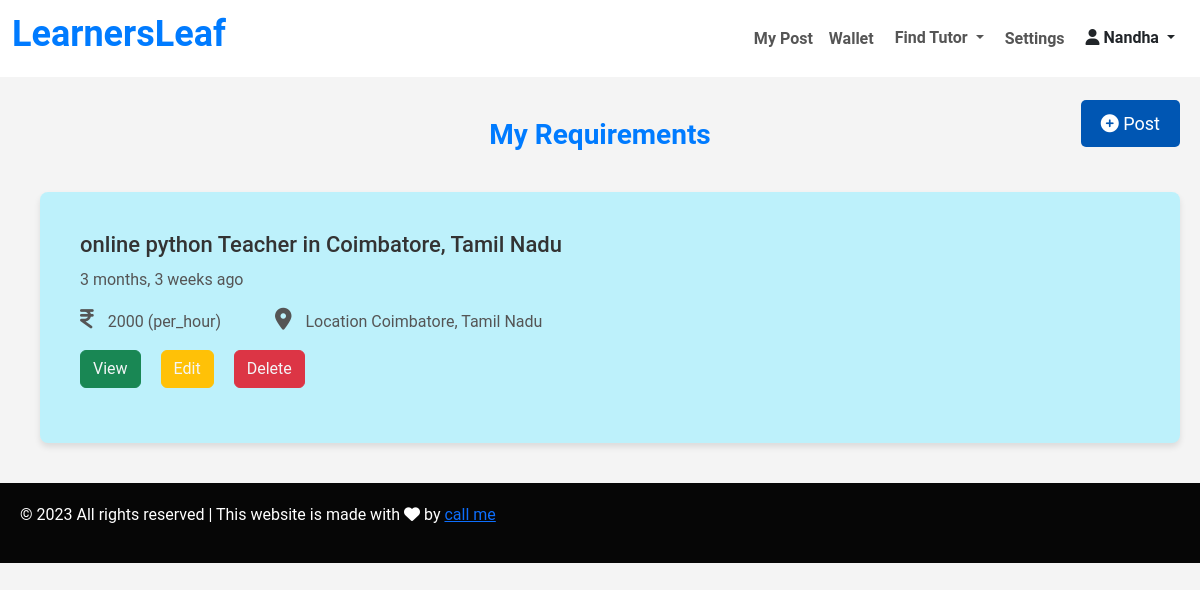
Page /myposts/nandhakumar.2001830@gmail.com/ on the earlier database version.
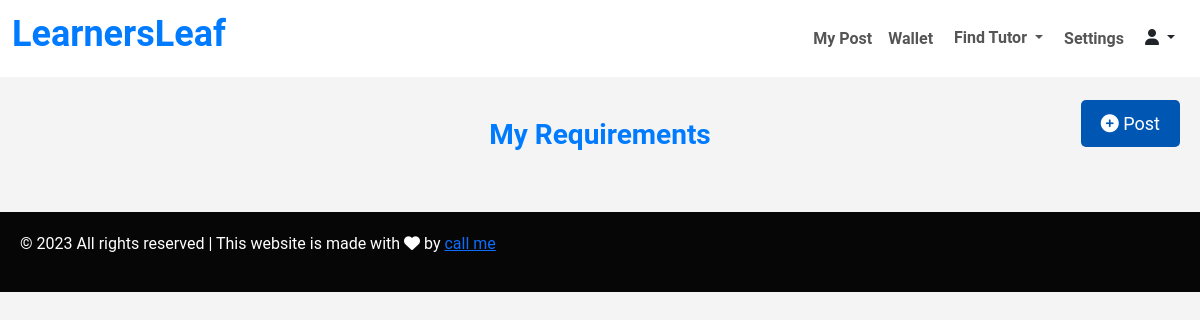
Same page on the later database version.
### kovai_app/models.py (models this page shows)
class TutorRequest(models.Model):
    id = models.AutoField(primary_key=True)
    name = models.CharField(max_length=100,null=True,blank=True)
    email = models.EmailField()
    location = models.CharField(max_length=255)
    phone = models.CharField(max_length=15)
    w_number = models.CharField(max_length=15,null=True,blank=True)
    password= models.CharField(max_length=100,null=True,blank=True)
    coin=models.IntegerField(null=True, blank=True)
    mobile_otp=models.IntegerField(null=True, blank=True)
    gender=models.CharField(max_length=100,null=True,blank=True)

class Requestpost(models.Model):
    email = models.EmailField(null=True, blank=True)
    classes = models.CharField(max_length=225, null=True, blank=True)
    curriculum= models.CharField(max_length=20,  null=True, blank=True)
    dyr = models.TextField(verbose_name="Details of your requirement",null=True, blank=True)
    dates = models.DateTimeField(default=timezone.now)
    subject = models.CharField(max_length=255,null=False, blank=False)
    two_subject = models.CharField(max_length=255, null=True, blank=True)
    three_subject = models.CharField(max_length=255, null=True, blank=True)
    four_subject = models.CharField(max_length=255, null=True, blank=True)
    five_subject = models.CharField(max_length=255, null=True, blank=True)
    i_want = models.CharField(max_length=50, choices=[
        ("tutoring", "Tutoring"),
        ("assignment_help", "Assignment Help")
    ],null=False, blank=False)
    imagess = models.ImageField(upload_to='images/',null=True,blank=True)
    meeting_option = models.CharField(max_length=255, null=True,blank=True)
    budget = models.CharField(max_length=255)
    budget_need = models.CharField(max_length=50, choices=[
        ("per_hour", "per hour"),
        ("per_day", "per day"),
        ("per_week", "per week"),
        ("per_month", "per month")
    ])
    language = models.CharField(max_length=255,null=True, blank=True)
    need = models.CharField(max_length=10, choices=[
        ("part_time", "Part time"),
        ("full_time", "Full time")
    ] ,null=False, blank=False)
    gender = models.CharField(max_length=10, choices=[
        ("male", "Male"),
        ("female", "Female"),
        ("both", "Both")
    ],null=True,blank=True)
    location = models.CharField(max_length=255,null=True,blank=True)
    profile_photo = models.ImageField(upload_to=upload_to_stu,null=True)
    filename=models.CharField(max_length=200,  null=True, blank=True)
    coin=models.IntegerField(null=True, blank=True)

### kovai_app/views.py (the view)
# urls.py: path('myposts/<str:email>/', views.myposts, name='myposts'),
def myposts(request,email):
      post = Requestpost.objects.filter(email=email).values
      student = TutorRequest.objects.filter(email=email).first()
      return render(request,"mypost.html",{"all":post,"post":student})

### kovai_app/templates/mypost.html (shortened to what this page needs)
<!DOCTYPE html>
<html lang="en">
<head>
    <link href="https://cdn.jsdelivr.net/npm/bootstrap@5.3.3/dist/css/bootstrap.min.css" rel="stylesheet">
    <link rel="stylesheet" href="https://cdnjs.cloudflare.com/ajax/libs/font-awesome/6.6.0/css/all.min.css" />
</head>
<body>
    <nav class="navbar navbar-expand-lg navbar-light  fixed-top">
        <div class="container-fluid">
            <a class="navbar-brand active" href="#">
                <h2>LearnersLeaf</h2>
            </a>
            <div class="collapse navbar-collapse" id="navbarNav">
                <ul class="navbar-nav ms-auto">
                    <li class="nav-item">
                        <a class="nav-link active " href="/myposts/{{post.email}}/">My Post</a>
                    </li>
                    <li class="nav-item">
                        <a class="nav-link" href="/s_wallet/{{post.email}}">Wallet</a>
                    </li>
                    <li class="nav-item dropdown">
                        <button class="btn dropdown-toggle" style="color: #555" data-bs-toggle="dropdown">
                            Find Tutor
                        </button>
                    </li>
                    <li class="nav-item">
                        <a class="nav-link" href="/stu_settings/{{post.email}}" >Settings</a>
                    </li>
                    <li class="nav-item active">
                        <div class="dropdown" style="color: #555">
                            <div class="btn dropdown-toggle" data-bs-toggle="dropdown">
                                <i class="fa-solid fa-user"></i> {{post.name|title}}
                            </div>
                        </div>
                    </li>
                </ul>
            </div>
        </div>
    </nav> <br> <br>
    <a class="btn btn-success post-btn" style="z-index: 1;" href="/add_post/{{post.email}}"> <i class="fa-solid fa-circle-plus"></i> Post</a>
    <h2 class="section-heading">My Requirements</h2>
    <div class="requirements-list">
        {% for i in all %}
        <div class="requirements-item">
            <h3>{{i.meeting_option}} {{i.subject}} Teacher in {{i.location}}</h3>
            <p>{{ i.dates|timesince }} ago</p>
            <p>
                <span><i class="fa-solid fa-indian-rupee-sign"></i> {{i.budget}}</span> ({{i.budget_need}})
                <span class="location-info">
                    <i class="fa-solid fa-location-dot"></i> Location {{i.location}}
                </span>
            </p>
            <ul class="actions">
                <li><a class="btn btn-success" href="/student_post/{{post.email}}/{{i.id}}">View</a></li>
                <li><a class="btn btn-warning" href="/student_update/{{post.email}}/{{i.id}}">Edit</a></li>
                <li><a class="btn btn-danger" href="/delete_post/{{i.id}}">Delete</a></li>
            </ul>
        </div>
        {% endfor %}
    </div>
    <div class="footer">
        <p>&copy; 2023 All rights reserved | This website is made with <i
            class="fa-solid fa-heart"></i> by <a href="https://www.linkedin.com
            /in/krishnachandra-9a8a3a1a5/"> call me</a>
            </p>
    </div>
</body>
</html>

Differences in the rows shown:
removed TutorRequest: name "Nandha"
removed Requestpost: meeting_option "online", subject "python", location "Coimbatore, Tamil Nadu", dates "3 months, 3 weeks", budget "2000", budget_need "per_hour"
